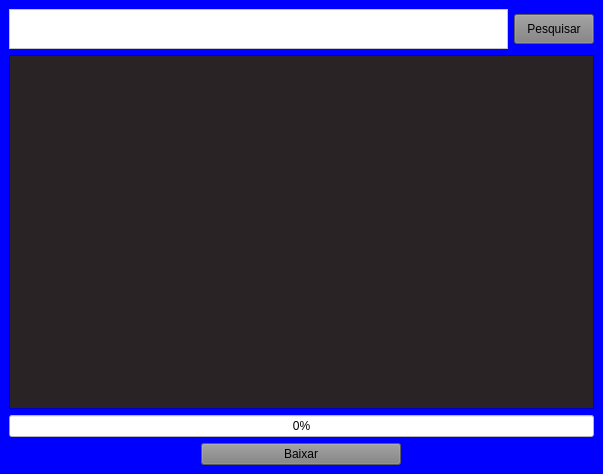
<?xml version="1.0" encoding="UTF-8"?>
<ui version="4.0">
 <class>MainWindow</class>
 <widget class="QMainWindow" name="MainWindow">
  <property name="geometry">
   <rect>
    <x>0</x>
    <y>0</y>
    <width>603</width>
    <height>474</height>
   </rect>
  </property>
  <property name="windowTitle">
   <string>DownAnime</string>
  </property>
  <widget class="QWidget" name="central">
   <property name="sizePolicy">
    <sizepolicy hsizetype="Preferred" vsizetype="Preferred">
     <horstretch>0</horstretch>
     <verstretch>0</verstretch>
    </sizepolicy>
   </property>
   <property name="styleSheet">
    <string notr="true">background-color: blue;</string>
   </property>
   <layout class="QVBoxLayout" name="verticalLayout_2">
    <item>
     <layout class="QHBoxLayout" name="area_pesuisa">
      <item>
       <widget class="QTextEdit" name="barra_pesquisa">
        <property name="sizePolicy">
         <sizepolicy hsizetype="Expanding" vsizetype="Fixed">
          <horstretch>0</horstretch>
          <verstretch>0</verstretch>
         </sizepolicy>
        </property>
        <property name="minimumSize">
         <size>
          <width>0</width>
          <height>40</height>
         </size>
        </property>
        <property name="styleSheet">
         <string notr="true">background-color: white;</string>
        </property>
       </widget>
      </item>
      <item>
       <widget class="QPushButton" name="botao_pesquisa">
        <property name="sizePolicy">
         <sizepolicy hsizetype="Minimum" vsizetype="Fixed">
          <horstretch>0</horstretch>
          <verstretch>0</verstretch>
         </sizepolicy>
        </property>
        <property name="minimumSize">
         <size>
          <width>0</width>
          <height>30</height>
         </size>
        </property>
        <property name="styleSheet">
         <string notr="true">background-color: gray;</string>
        </property>
        <property name="text">
         <string>Pesquisar</string>
        </property>
       </widget>
      </item>
     </layout>
    </item>
    <item>
     <widget class="QScrollArea" name="scrollArea">
      <property name="styleSheet">
       <string notr="true"/>
      </property>
      <property name="widgetResizable">
       <bool>true</bool>
      </property>
      <widget class="QWidget" name="area_animes">
       <property name="geometry">
        <rect>
         <x>0</x>
         <y>0</y>
         <width>583</width>
         <height>311</height>
        </rect>
       </property>
       <property name="styleSheet">
        <string notr="true">background-color: #292326;</string>
       </property>
       <layout class="QVBoxLayout" name="verticalLayout_4">
        <item>
         <layout class="QVBoxLayout" name="area_animes_r"/>
        </item>
       </layout>
      </widget>
     </widget>
    </item>
    <item>
     <widget class="QProgressBar" name="progressBar">
      <property name="styleSheet">
       <string notr="true">background-color: white;</string>
      </property>
      <property name="value">
       <number>0</number>
      </property>
     </widget>
    </item>
    <item>
     <layout class="QHBoxLayout" name="area_resultados">
      <property name="rightMargin">
       <number>0</number>
      </property>
      <item>
       <widget class="QPushButton" name="baixar_btn">
        <property name="enabled">
         <bool>true</bool>
        </property>
        <property name="sizePolicy">
         <sizepolicy hsizetype="Fixed" vsizetype="Fixed">
          <horstretch>0</horstretch>
          <verstretch>0</verstretch>
         </sizepolicy>
        </property>
        <property name="minimumSize">
         <size>
          <width>200</width>
          <height>0</height>
         </size>
        </property>
        <property name="styleSheet">
         <string notr="true">background-color: gray;</string>
        </property>
        <property name="text">
         <string>Baixar</string>
        </property>
       </widget>
      </item>
     </layout>
    </item>
   </layout>
  </widget>
  <widget class="QMenuBar" name="menubar">
   <property name="geometry">
    <rect>
     <x>0</x>
     <y>0</y>
     <width>603</width>
     <height>25</height>
    </rect>
   </property>
  </widget>
  <action name="actionSobre">
   <property name="text">
    <string>Sobre</string>
   </property>
  </action>
 </widget>
 <resources/>
 <connections/>
</ui>
